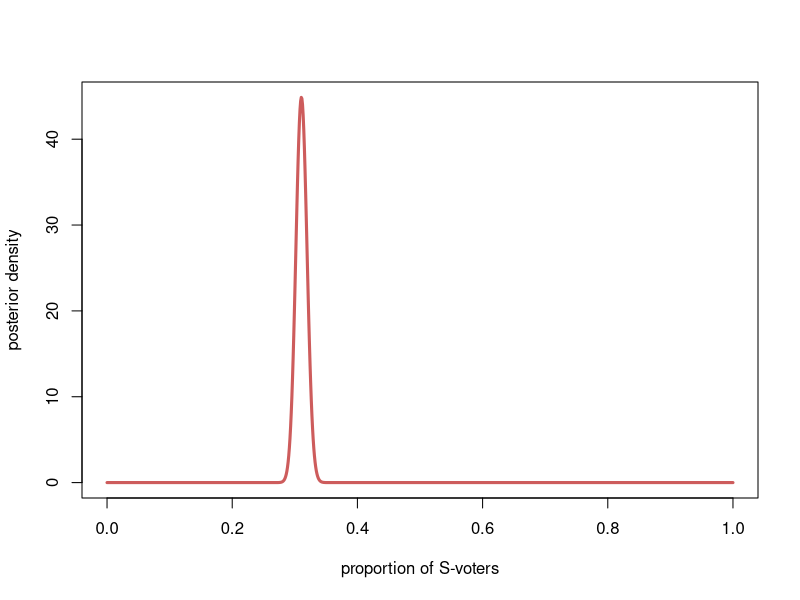

Here is the R script that generated this plot:
## ---- chunk 1
y = c(410, 88, 83, 81, 721, 196, 238, 434, 60)
election2022 = c(19.10, 4.61, 6.71, 5.34, 30.33, 6.75, 5.08, 20.54, 1.54)
proportionElection2022 = election2022/100
alphaPrior = 400*proportionElection2022 # not integers, but that's OK
## ---- chunk 2
alphaPost = alphaPrior + y
## ---- chunk 3
thetaGrid = seq(0, 1, length = 1000)
plot(thetaGrid, dbeta(thetaGrid, alphaPost[5], sum(alphaPost) - alphaPost[5]), 
     xlab = "proportion of S-voters", ylab = "posterior density", type = "l", 
     lwd = 3, col = "indianred")
## ---- chunk 4
rdirichlet <- function(nIter, param){
  nCat <- length(param)
  thetaDraws <- matrix(0,nIter,nCat) #Storage
  for (j in 1:nCat){
    thetaDraws[,j] <- rgamma(nIter, param[j], 1)
  }
  for (i in 1:nIter){
    thetaDraws[i,] = thetaDraws[i,]/sum(thetaDraws[i,])
  }
  return(thetaDraws)
}
## ---- chunk 5
nSim = 10000
postDraws = rdirichlet(nSim, alphaPost)
bothPartyInParliament = rep(NA, nSim)
for (i in 1:nSim){
  bothPartyInParliament[i] = all(postDraws[i,c(2,4)] < 0.04)
}
